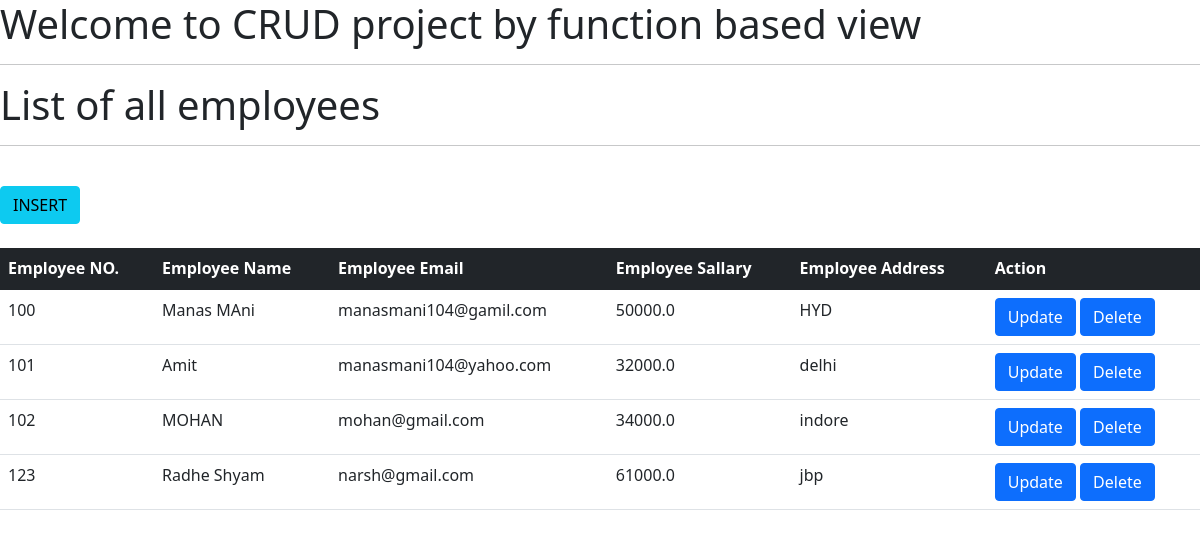
The page / on the database its author committed.
### A1/models.py (models this page shows)
class Employee(models.Model):
    eno = models.IntegerField()
    ename = models.CharField(max_length=64)
    email = models.EmailField()
    esal = models.FloatField()
    eadd = models.CharField(max_length=256)

### A1/views.py (the view)
# urls.py: path('',views.retrieve_info),
def retrieve_info(request):
    empl = Employee.objects.all()
    return render(request,'A1/index.html',{'empl':empl})

### templates/A1/index.html
 {% extends 'A1/base.html' %}
 {% block manas %}
 <h1>List of all employees</h1><hr><br>
 <a  class="btn btn-info" href="/insert">INSERT</a><br><br>
 <table class="table caption-top">
     <thead class="table-dark">
         <th>Employee NO.</th>
         <th>Employee Name</th>
         <th>Employee Email</th>
         <th>Employee Sallary</th>
         <th>Employee Address</th>
         <th>Action</th>
     </thead>
 {% for emp in empl  %}
 <tr>
     <td>{{emp.eno}}</td>
     <td>{{emp.ename}}</td>
     <td>{{emp.email}}</td>
     <td>{{emp.esal}}</td>
     <td>{{emp.eadd}}</td>
     <td>
      <a class="btn btn-primary" href="/update/{{emp.id}}">Update</a>
      <a class="btn btn-primary" href="/delete/{{emp.id}}">Delete</a>
     </td>
 </tr>
 {% endfor %}
</table>
 {% endblock manas %}

### templates/A1/base.html (shortened to what this page needs)
<!DOCTYPE html>
<html lang="en">
<head>
    <link href="https://cdn.jsdelivr.net/npm/bootstrap@5.1.3/dist/css/bootstrap.min.css" rel="stylesheet">
</head>
<body>
    <h1>Welcome to CRUD project by function based view </h1><hr>
 {% block manas %}{% endblock manas %}
</body>
</html>

### rows shown on the page
Employee: eno "100", ename "Manas MAni", email "manasmani104@gamil.com", esal "50000.0", eadd "HYD"
Employee: eno "101", ename "Amit", email "manasmani104@yahoo.com", esal "32000.0", eadd "delhi"
Employee: eno "102", ename "MOHAN", email "mohan@gmail.com", esal "34000.0", eadd "indore"
Employee: eno "123", ename "Radhe Shyam", email "narsh@gmail.com", esal "61000.0", eadd "jbp"
